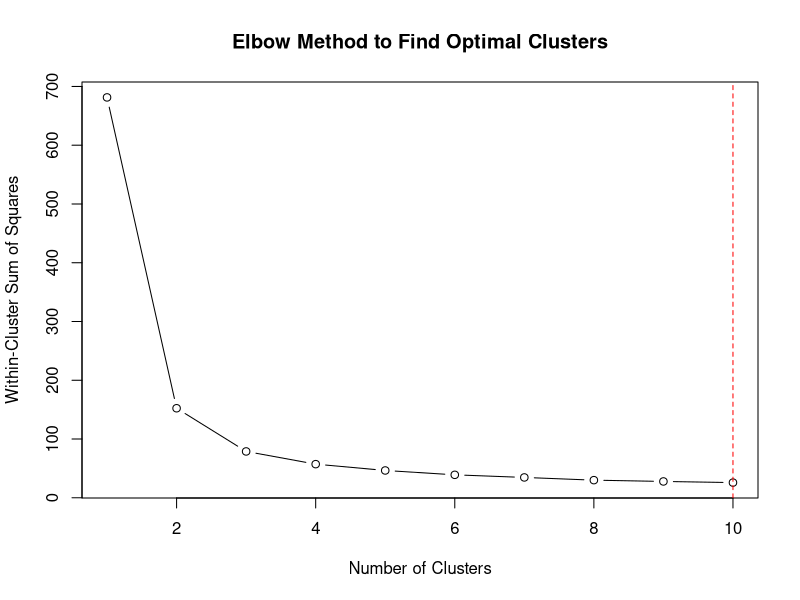
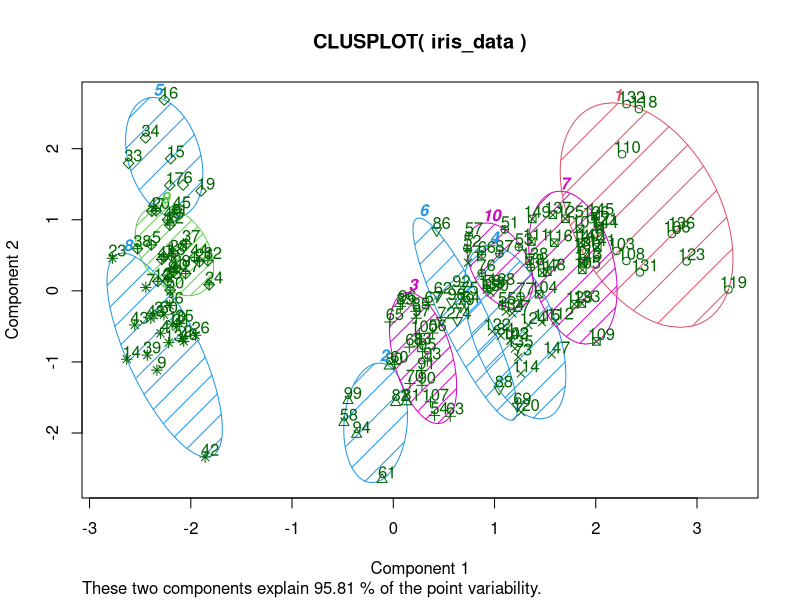

Recreate these plots in R, in order.
# Load the iris dataset
data(iris)

# Selecting relevant columns
iris_data <- iris[, c("Sepal.Length", "Sepal.Width", "Petal.Length", "Petal.Width")]

# Finding the optimal number of clusters using the elbow method
wcss <- vector()
for (i in 1:10) {
  kmeans_model <- kmeans(iris_data, centers = i, nstart = 10)
  wcss[i] <- kmeans_model$tot.withinss
}

# Plotting the elbow curve
plot(1:10, wcss, type = "b", 
     main = "Elbow Method to Find Optimal Clusters",
     xlab = "Number of Clusters", ylab = "Within-Cluster Sum of Squares")

# Determining the optimal number of clusters (elbow point)
elbow_point <- which(diff(wcss) == max(diff(wcss))) + 1
abline(v = elbow_point, col = "red", lty = 2)
text(elbow_point + 0.5, wcss[elbow_point], 
     labels = paste("Optimal clusters:", elbow_point), pos = 4, col = "red")

# Applying kmeans with the optimal number of clusters
optimal_kmeans <- kmeans(iris_data, centers = elbow_point, nstart = 10)

# Visualizing the clusters (for 2D representation)
library(cluster)
clusplot(iris_data, optimal_kmeans$cluster, color = TRUE, shade = TRUE,
         labels = 2, lines = 0)
